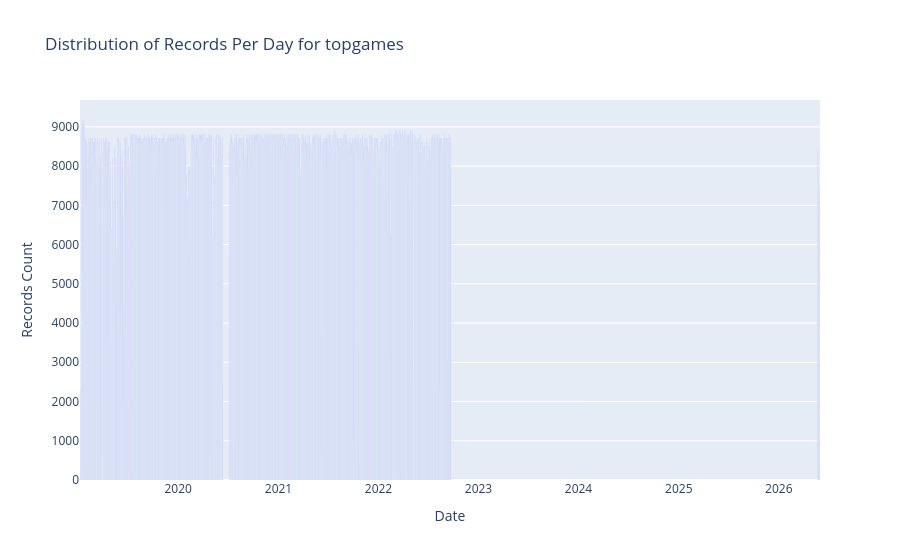

Notebook source saved alongside this figure:
### Markdown cell above
## These are the number of entries we have per day for the `topgames` Mongo collection.  Each query returns the current top 100 games being played.  This is run every 15 minutes.

### Code cell
# https://plot.ly/python/bar-charts/

data = [Bar(
        x=grouped_df['date'],
        y=grouped_df['count']
    )]

layout = Layout(
        title='Distribution of Records Per Day for topgames',
        xaxis=dict(
            title='Date'
        ),
        yaxis=dict(
            title='Records Count'
        )
    )

fig = Figure(data=data, layout=layout)

iplot(fig)

### Figure 1 — Plotly figure (JSON) as saved in the notebook; plotly's stock layout.template omitted (floating-point values rounded to 4 significant figures; data arrays with more than 128 entries replaced by an {"elided": "..."} marker saying what was removed)
{"data": [{"type": "bar", "x": {"elided": "1315 str values"}, "y": {"elided": "1315 int values"}}], "layout": {"title": {"text": "Distribution of Records Per Day for topgames"}, "xaxis": {"title": {"text": "Date"}}, "yaxis": {"title": {"text": "Records Count"}}}}
